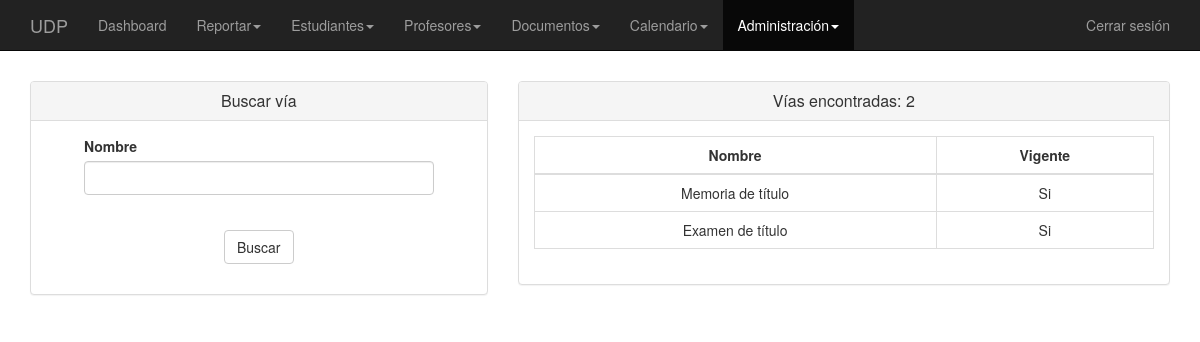
Page /via/listar/ (signed in) on the committed database.
### core/models.py (models this page shows, shortened)
class BaseModel(models.Model):
    created_at = models.DateTimeField("registrado el", auto_now_add=True)
    updated_at = models.DateTimeField("actualizado el", auto_now=True)
    class Meta:
        abstract = True

class Way(BaseModel):
    name = models.CharField("nombre", max_length=200)
    abbr = models.CharField("abreviatura", max_length=15)
    ini_date = models.DateField("fecha de inicio de vigencia", null=True, blank=True)
    end_date = models.DateField("fecha de término de vigencia", null=True, blank=True)
    update_date = models.DateField("fecha de la última actualización", null=True, blank=True)

### core/views.py (the view)
# urls.py: url(r'^via/listar/$', views.list_ways, name='list_ways'),
@login_required()
def list_ways(request):
    ways = Way.objects.all()
    today = datetime.now().date()
    return render(request, 'ways_list.html', {'ways': ways, 'today': today})

### templates/ways_list.html (shortened to what this page needs)
{% extends "_base.html" %}
{% block body %}
    <div class="row">
        <div class="col-md-5">
            <div class="panel panel-default">
                <div class="panel-heading text-center">
                    <h3 class="panel-title">Buscar vía</h3>
                </div>
                <div class="panel-body">
                    <form role="form" action="{% url 'search_way' %}" method="POST">
                        <div class="row">
                            <div class="form-group col-md-10 col-md-offset-1">
                                <label class="control-label" for="query">Nombre</label>
                                <input class="form-control" type="text" name="query" value="{{ form.name }}" id="query">
                            </div>
                        </div>
                        <div class="row">
                            <br>
                            <div class="form-group col-md-10 col-md-offset-1">
                                <div class="text-center">
                                    <button type="submit" class="btn btn-default">Buscar</button>
                                </div>
                            </div>
                        </div>
                    </form>
                </div>
            </div>
        </div>
        <div class="col-md-7">
            <div class="panel panel-default">
                <div class="panel-heading text-center">
                    <h3 class="panel-title">Vías encontradas: {{ ways|length }}</h3>
                </div>
                <div class="panel-body">
                    <table class="table table-bordered table-hover table-stripped text-center">
                        <thead>
                            <tr>
                                <th>Nombre</th>
                                <th>Vigente</th>
                            </tr>
                        </thead>
                        <tbody>
                            {% for way in ways %}
                                <tr class="clickable-row" data-url="{% url 'get_way' way.pk%}" >
                                    <td>{{ way.name }}</td>
                                    {% if way.end_date and way.ini_date %}
                                        {% if way.end_date > today %}
                                        <td>Si</td>
                                        {% else %}
                                        <td>No</td>
                                        {% endif %}
                                    {% else %}
                                        {% if way.ini_date %}
                                            {% if way.ini_date > today %}
                                                <td>No</td>
                                            {% else %}
                                                <td>Si</td>
                                            {% endif %}
                                        {% else %}
                                            <td>No definido</td>
                                        {% endif %}
                                    {% endif %}
                                </tr>
                            {% empty %}
                                <tr>
                                    <td colspan="2">No se encontraron vías</td>
                                </tr>
                            {% endfor %}
                        </tbody>
                    </table>
                </div>
            </div>
        </div>
    </div>
{% endblock %}

### static/css/custom.css (style rules this page uses)
body { padding-top: 50px; }
tr.clickable-row { cursor: pointer; }
th { text-align: center !important; }

### rows in the picture
Way: name "Memoria de título", ini_date "Si"
Way: name "Examen de título", ini_date "Si"

### other values in the picture
{{ ways|length }} "2"
